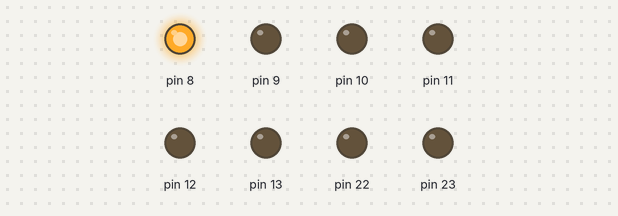
The sketch below on a simulated Arduino Uno, built with avr-gcc and run on an emulated ATmega328P. Shown: output pins drawn as LEDs (lit = HIGH).

Above: at 0.2 s.
At 1.7 s:
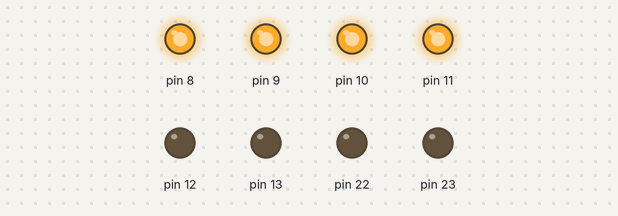
At 2.2 s:
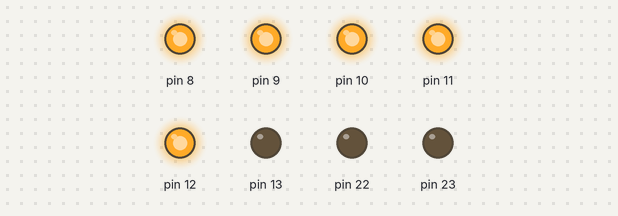
At 4.2 s:
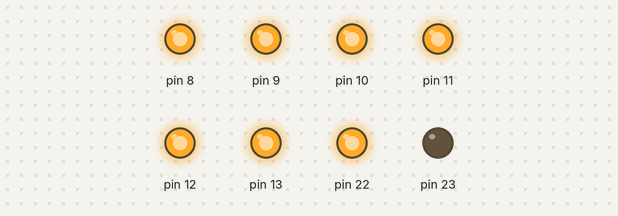
At 6.2 s:
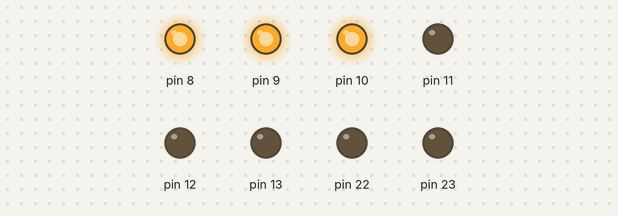
At 8.2 s:
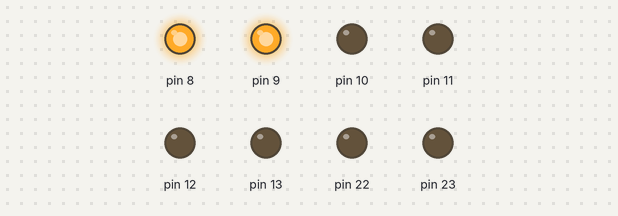
Timing chart, 0 to 8.6 s (numbered marks = the images above):
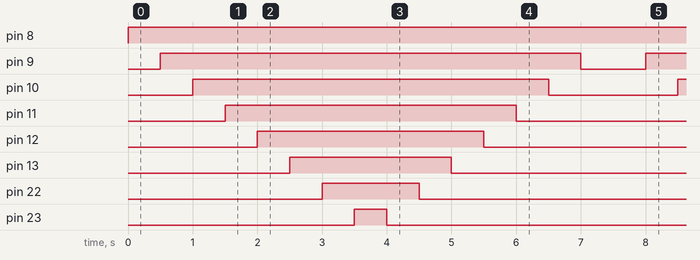

The sketch:

cycloneyes.ino
```cpp
// ----- Preamble ----- //
#include <avr/io.h>     // Defines pins, ports, etc.
#include <util/delay.h>

#define DELAYTIME   500 //85
#define LED_PORT    PORTB
#define LED_PIN     PINB
#define LED_DDR     DDRB

/* One LED sweeps across the row, back-and-forth. */
// int main(void) {
//     // ----- Initializations ----- //
//     uint8_t i = 0;
//     LED_DDR = 0xff; // set all pins in this port to output mode

//     while (1) {

//         while (i < 7) {
//             LED_PORT = (1 << i);    // turn on i-th pin
//             _delay_ms(DELAYTIME);
//             i++;
//         }

//         while (i > 0) {
//             LED_PORT = (1 << i);
//             _delay_ms(DELAYTIME);
//             i--;
//         }
//     }
//     return(0);
// }

/* Similar, but now all of them stay on, like a "bar graph". */
int main(void) {
    // ----- Initializations ----- //
    uint8_t i = 0;
    LED_DDR = 0xff; // set all pins in this port to output mode
    LED_PORT = 0;   // start with all off

    while (1) {
        while (i < 8) {
            LED_PORT |= (1 << i);    // turn on i-th pin
            _delay_ms(DELAYTIME);
            i++;
        }
        i--;

        while (i > 0) {
            LED_PORT &= ~(1 << i);
            _delay_ms(DELAYTIME);
            i--;
        }
    }
    return(0);
}
```

Measured:
- by itself, pin 8: LOW → HIGH at 0.00 s
- by itself, pin 9: alternates HIGH for 6.5 s and LOW for 1.0 s
- by itself, pin 10: alternates HIGH for 5.5 s and LOW for 2.0 s
- by itself, pin 11: alternates HIGH for 4.5 s and LOW for 3.0 s
- by itself, pin 12: alternates HIGH for 3.5 s and LOW for 4.0 s
- by itself, pin 13: alternates HIGH for 2.5 s and LOW for 5.0 s
- by itself, pin 22: alternates HIGH for 1.5 s and LOW for 6.0 s
- by itself, pin 23: alternates HIGH for 0.50 s and LOW for 7.0 s
